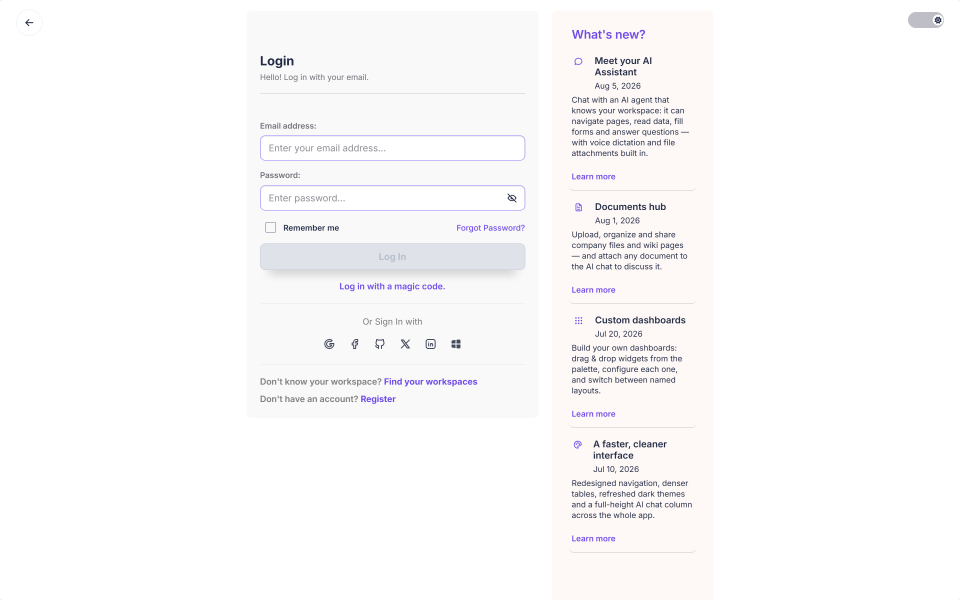
#> input picture assets/biztool.png, 2880 x 1800 px, found by its file name (shown at 1/3 size); its folder holds 4 pictures in this run
$ python check_shots.py
#> lines starting #> are read from the running program, lines starting #| are printed output that depends on the picture
# quick sanity: are screenshots non-blank (mean luminance spread)
from PIL import Image
import os, statistics
D = r"C:\Users\KEOVOIN-DESKTOP\sastra-group-site\assets"
for f in sorted(os.listdir(D)):
    im = Image.open(os.path.join(D, f)).convert('L').resize((80, 50))
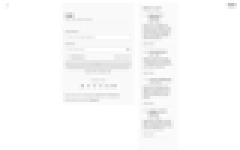
#> im: PIL image 80x50 L (shown 3 times larger); min 185, max 255, mean 250.1
    px = list(im.getdata())
#> px = 4000 values, max 255 at index 0, min 185 at index 423, mean 250.1
    print(f, 'mean', round(statistics.mean(px)), 'spread', round(max(px)-min(px)))
#| biztool.png mean 250 spread 70
#> pass 2 of the loop `for f in sorted(os.listdir(D)):`:
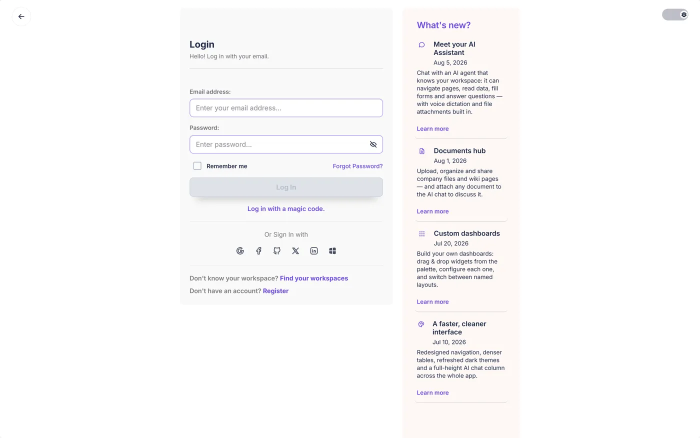
#> input picture assets/biztool.webp, 1400 x 875 px, found by its file name (shown at 1/2 size)
#> `im = Image.open(os.path.join(D, f)).convert('L').resize((80, 50))`:
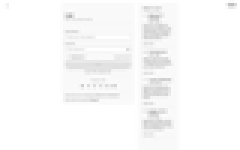
#> im: PIL image 80x50 L (shown 3 times larger); min 184, max 255, mean 249.9
#> px = 4000 values, max 255 at index 0, min 184 at index 423, mean 249.9
#| biztool.webp mean 250 spread 71
#> pass 3 of the loop `for f in sorted(os.listdir(D)):`:
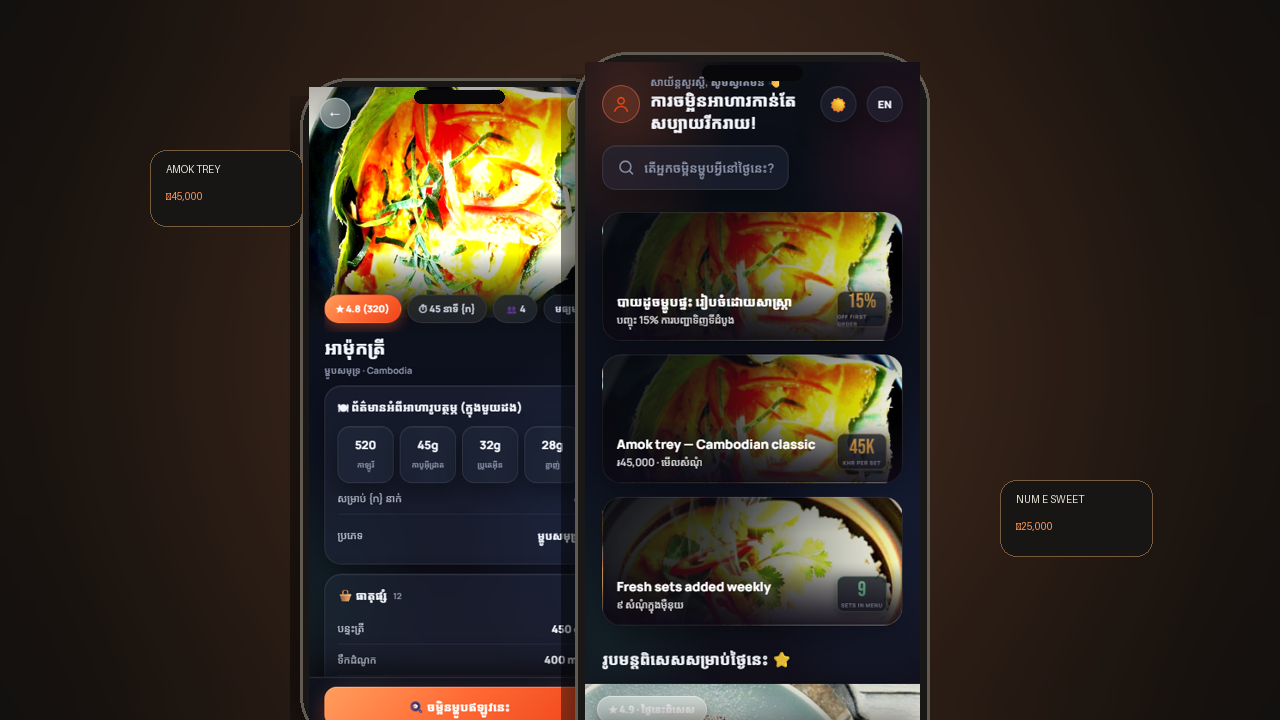
#> input picture assets/fitmeal.png, 1280 x 720 px, found by its file name
#> `im = Image.open(os.path.join(D, f)).convert('L').resize((80, 50))`:
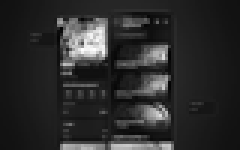
#> im: PIL image 80x50 L (shown 3 times larger); min 2, max 254, mean 43.5
#> px = 4000 values, max 254 at index 1307, min 2 at index 1496, mean 43.54
#| fitmeal.png mean 44 spread 252
#> the loop made 4 passes; the first 3 are shown
